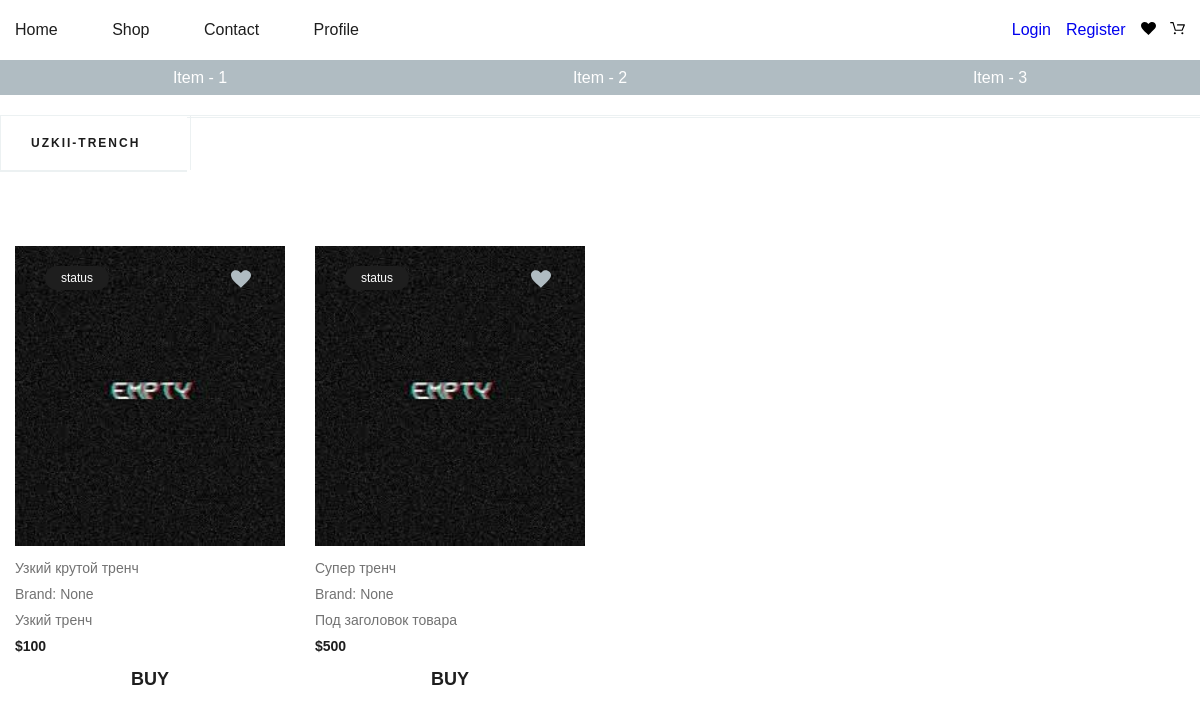
Screenshot of /catalog/uzkii-trench/uzkii-trench with the database file from the repository.
### mainApp/models.py (models this page shows, shortened)
class Category(MPTTModel):
    title = m.CharField(max_length=255, verbose_name="Имя категории", unique=True)
    parent = TreeForeignKey("self", on_delete=m.CASCADE, null=True, blank=True, related_name="children")
    photo = m.ImageField(upload_to="photos/category/%m/%d/", verbose_name="Фото Категорий",
                         default="empty.jfif")
    is_published = m.BooleanField(default=True, verbose_name="Опубликовано ?")
    created_dt = m.DateTimeField(auto_now_add=True, verbose_name="Дата создания")
    updated_dt = m.DateTimeField(auto_now=True, verbose_name="Дата оновления")
    slug = m.SlugField(max_length=255, unique=True, blank=True)
    class Meta:
        verbose_name = "Категория"
        verbose_name_plural = "Категории"
    class MPTTMeta:
        order_insertion_by = ["title"]
    def __str__(self):
        return self.title

class Good(m.Model):
    title = m.CharField(max_length=250, verbose_name="Заголовок товара")
    subtitle = m.CharField(max_length=250, verbose_name="Под заголовок товара")
    description = m.TextField(verbose_name="Описание товара", blank=True, null=True)
    price = m.PositiveIntegerField(verbose_name="Цена")
    photo = m.ImageField(upload_to="photos/goods/%m/%d/", verbose_name="Фото товара", default="empty.jfif")
    is_published = m.BooleanField(default=True, verbose_name="Опулбиковано ?")
    created_dt = m.DateTimeField(auto_now_add=True)
    updated_dt = m.DateTimeField(auto_now=True)
    category = TreeForeignKey(Category, on_delete=m.CASCADE, blank=False,
                              null=False, verbose_name=u'Раздел')
    slug = m.SlugField(max_length=255, unique=True, blank=True)
    class Meta:
        verbose_name = "Товар"
        verbose_name_plural = "Товары"
    def get_absolute_url(self):
        return reverse('good_detail', kwargs={'slug': self.slug})

### mainApp/views.py (the view)
# urls.py: path('catalog/<slug:slug_gender>/<slug:slug_category>', views.GoodByCategoryView.as_view(), name='good_by_category'),
class GoodByCategoryView(ListView):
    template_name = 'mainApp/goods_by_categories.html'
    def get(self, request, *args, **kwargs):
        slug_gender = self.kwargs['slug_gender']
        goods = Good.objects.filter(category__slug=self.kwargs['slug_category'])
        categories = Category.objects.get(slug=slug_gender).get_descendants(include_self=False)
        Genders = Category.objects.filter(level=0)
        context = {
            'categories': categories,
            'slug_gender': slug_gender,
            'categories_gender': Genders,
            'goods': goods
        }
        return render(request, self.template_name, context=context)

### basket/basket_class.py (called while the page is built)
    def __len__(self):
        return sum(item['qty'] for item in self.basket.values())

### basket/context_processors.py (called while the page is built)
def basket(request):
    return {'basket': Basket(request)}

### mainApp/templates/mainApp/goods_by_categories.html
{% extends 'base.html' %}
{% load static %}
{% block content %}
  {% include 'mainApp/include/_categories.html' %}
  <section class="products">
    <div class="container">
      <div class="products__inner">
        <div class="products__list">
          {% for good in goods %}
            {% include 'mainApp/include/_output_good.html' %}
          {% endfor %}
        </div>
      </div>
    </div>
  </section>
{% endblock %}

### mainApp/templates/mainApp/include/_categories.html (shortened to what this page needs)
{% load mptt_tags %}
<div class="categories">
  <div class="dropdown dropdown__gander">
    <ul class="topmenu">
      <li>
        <a class="submenu-link" type="button">{{ slug_gender }}</a>
      </li>
    </ul>
  </div>
  <div class="dropdown">
  </div>
</div>

### mainApp/templates/mainApp/include/_output_good.html (shortened to what this page needs)
{% load static %}
<div class="products__item">
  <div class="products__item__inner">
    <div class="product__item__top">
      <div class="status">status</div>
      <div class="wishlist">
      </div>
      <div class="product__item__top__img">
        <a href="{{ good.get_absolute_url }}">
          <img src="{{ good.photo.url }}" alt="" width="100%" height="300px">
        </a>
      </div>
    </div>
    <div class="products__item__bottom">
      <p class="products__item__bottom__title">{{ good.title }}</p>
      <p class="products__item__bottom__brand">Brand: None</p>
      <p class="products__item__bottom__desc">{{ good.subtitle }}</p>
      <p class="products__item__bottom__price">${{ good.price }}</p>
      <a class="btn">BUY</a>
    </div>
  </div>
</div>

### mainApp/static/mainApp/css/home.css (style rules this page uses)
*, *::before, *::after { box-sizing: border-box; }
p { margin: 0; }
ul { margin: 0; }
li { margin: 0; }
a { text-decoration: none; }
.container { width: 100%; max-width: 1200px; margin: 0 auto; padding: 0; }
body { margin: 0; color: #1e1e1e; font-family: "Amatic", sans-serif; }

### mainApp/static/mainApp/css/catalog_products.css (style rules this page uses)
.products { margin-top: 80px; }
.products__list { display: flex; flex-wrap: wrap; }
.products__item { margin-top: 50px; height: 480px; width: 25%; }
.products__item__inner { padding: 0 15px; display: flex; flex-direction: column; }
.product__item__top { position: relative; transition: .5s; }
.products__item__bottom__price, .products__item__bottom__desc, .products__item__bottom__brand, .products__item__bottom__title { margin-top: 10px; font-size: 14px; font-weight: 500; color: #727272; }
.products__item__bottom__price { color: #1e1e1e; font-weight: bold; }

### mainApp/static/mainApp/css/catalog_dropdown.css (style rules this page uses)
.categories { position: relative; }
.dropdown__gander { position: absolute; }
.dropdown { background: white; box-shadow: 0 2px 0 0 #ECF1F2; border-top: 1px solid #ECF1F2; text-align: center; }
.dropdown a { text-decoration: none; display: block; transition: .3s linear; }
.dropdown ul { list-style: none; margin: 0; padding: 0; }
.topmenu > li { display: inline-block; position: relative; margin-right: -4px; border-left: 1px solid #ECF1F2; }
.topmenu > li:last-child { border-right: 1px solid #ECF1F2; }
.topmenu > li > a { font-weight: bold; padding: 20px 30px; font-size: 12px; text-transform: uppercase; letter-spacing: 2px; color: #1c1c1c; }
.active:after, .submenu-link:after { content: ''; display: inline-block; background-image: url("https://cdn1.iconfinder.com/data/icons/arrows-vol-1-5/24/dropdown_arrow2-512.png"); background-size: 10px; height: 10px; width: 10px; margin-left: 10px; }

### mainApp/static/mainApp/css/components.css (style rules this page uses)
.btn { display: flex; justify-content: center; align-items: center; width: 100%; height: 30px; margin-top: 10px; font-size: 18px; font-weight: 700; cursor: pointer; }
.wishlist #black-heart { position: absolute; height: 20px; width: 20px; top: 23px; left: 80%; fill: #B0BCC2; }
.status { position: absolute; left: 30px; top: 20px; padding: 5px 16px; font-size: 12px; background: #1e1e1e; color: #fff; border-radius: 50px; }

### mainApp/static/mainApp/css/shop.css (style rules this page uses)
.categories { font-family: "Amatic", sans-serif; position: relative; margin: 20px 0; font-size: 18px; line-height: 1.2; }

### rows the page displays
Category: slug "UZKII-TRENCH"
Good: photo (placeholder picture), title "Узкий крутой тренч", subtitle "Узкий тренч", price "100"
Good: photo (placeholder picture), title "Супер тренч", subtitle "Под заголовок товара", price "500"
